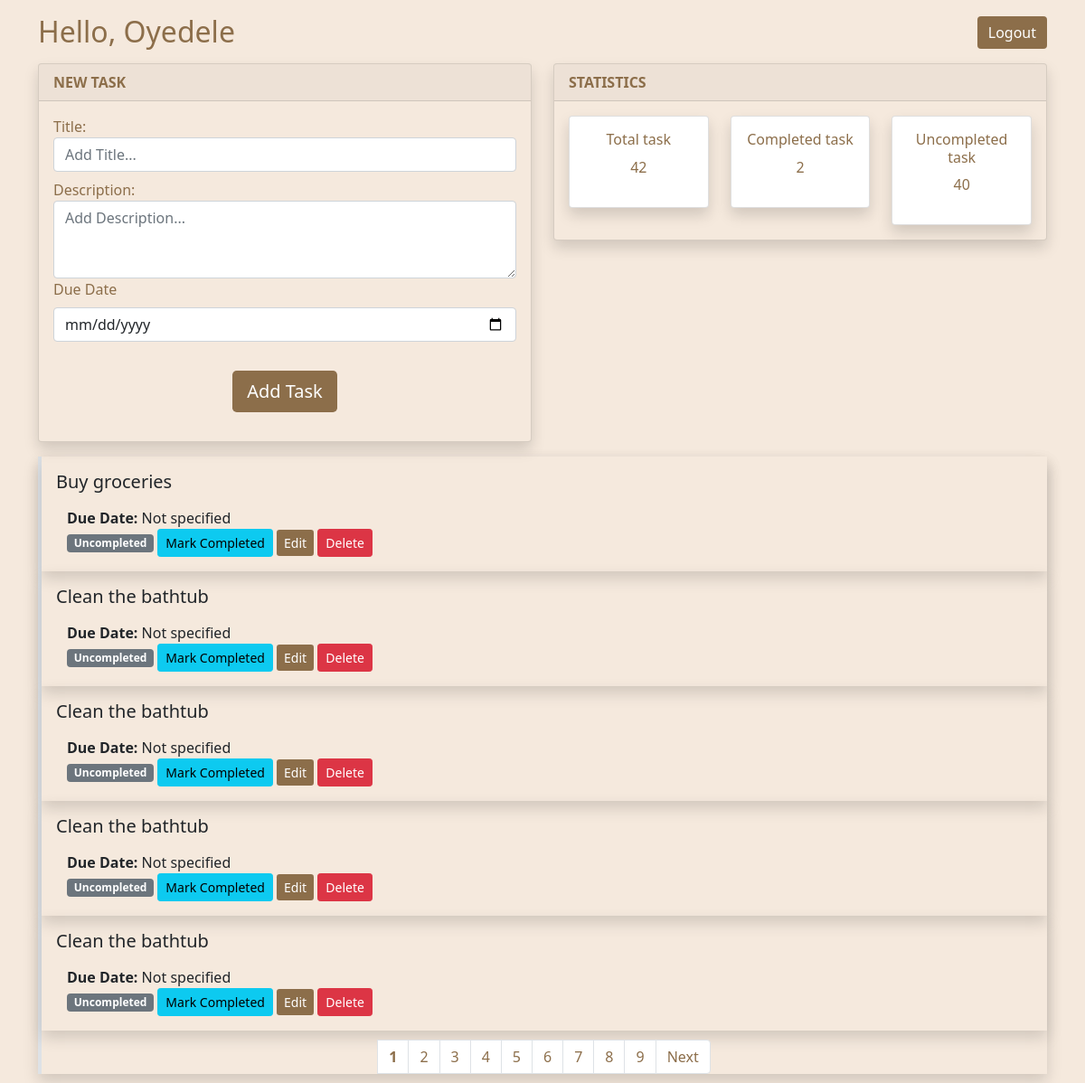
Page /list (signed in) on the committed database.
### database.py (models this page shows, shortened)
class Reg(db.Model, UserMixin):
    idd = db.Column(db.String, primary_key=True, default=lambda: str(uuid4()))
    last_name = db.Column(db.String(50), nullable=False)
    first_name = db.Column(db.String(50), nullable=False)
    email = db.Column(db.String(50), nullable=False, unique=True)
    password = db.Column(db.String(80), nullable=False)

class Todo(db.Model):
    id = db.Column(db.Integer, primary_key=True)
    reg_id = db.Column(db.String, db.ForeignKey('reg.idd'), nullable=False)
    title = db.Column(db.String(150), nullable=False)
    description = db.Column(db.String(500))
    complete = db.Column(db.Boolean, default=False)
    due_date = db.Column(db.Date)
    created_at = db.Column(db.DateTime, default=datetime.utcnow)

### app.py (the view)
@app.route('/list', methods=['GET', 'POST'])
@login_required
def list():
    if current_user.is_authenticated:
        todo_list = Todo.query.filter_by(reg_id=current_user.idd).order_by(Todo.created_at.desc()).all()
        total_todo = Todo.query.filter_by(reg_id=current_user.idd).count()
        completed_todo = Todo.query.filter_by(reg_id=current_user.idd).filter_by(complete=True).count()
        uncompleted_todo = Todo.query.filter_by(reg_id=current_user.idd).filter_by(complete=False).count()
        page = request.args.get('page', 1, type=int)
        per_page = 5
        start = (page - 1) * per_page
        end = start + per_page
        total_pages = (total_todo + per_page - 1) // per_page
        task_on_page = todo_list[start:end]
        return render_template('dashboard/list.html', **locals())
    else:
        flash('Please log in to access this page.', 'error')
        return redirect(url_for('login'))

### app.py (called while the page is built)
@login_manager.user_loader
def load_user(reg_idd):
    return Reg.query.get(str(reg_idd))

### templates/dashboard/list.html (shortened to what this page needs)
{% extends 'bootstrap/index.html' %}
{% block content %}
    <head>
        <link rel="stylesheet" type="text/css" href="{{ url_for('static', filename='styles.css') }}">
    </head>
    <div class="container">
        <div class="d-flex">
            <div class="flex-fill">
                <h2 class="mb-3 mt-3 custom-textt">Hello, {{ current_user.first_name }}</h2>
            </div>
            <div class="flex-shrink-1 align-content-end">
                <div class="mb-3 mt-3">
                    <a href="{{url_for('logout')}}" class="btn btn-secondary custom-bg">Logout</a>
                </div>
            </div>
        </div>
        <div class="row">
            <div class="col-md-6">
                <div class="card shadow bg custom-textt">
                    <div class="card-header"><b>NEW TASK</b></div>
                    <div class="card-body">
                        <form action="/add" class="mb-3" method="post">
                            <label for="">Title: </label>
                            <input class="form-control" type="text" name="title1" id="" placeholder="Add Title...">
                            <label class="mt-2" for="">Description: </label>
                            <textarea class="form-control" name="description1" id="description" rows="3"
                                placeholder="Add Description..."></textarea>
                            <div class="mb-3">
                                <label for="dueDateInput" class="form-label">Due Date</label>
                                <input type="date" class="form-control" id="dueDateInput" name="due_date">
                            </div>
                            <div class="col-md-12 text-center">
                                <input class="btn mt-3 btn-lg btn-secondary custom-bg" type="submit" value="Add Task">
                            </div>
                        </form>
                    </div>
                </div>
            </div>
            <div class="col-md-6">
                <div class="card shadow bg custom-textt">
                    <div class="card-header "><b>STATISTICS</b></div>
                    <div class="card-body">
                        <div class="row">
                            <div class="col-md-4">
                                <div class="card shadow">
                                    <div class="card-body text-center">
                                        <h6>Total task</h6>
                                        <p class="text-center">{{total_todo}}</p>
                                    </div>
                                </div>
                            </div>
                            <div class="col-md-4">
                                <div class="card shadow">
                                    <div class="card-body text-center">
                                        <h6>Completed task</h6>
                                        <p class="text-center">{{completed_todo }}</p>
                                    </div>
                                </div>
                            </div>
                            <div class="col-md-4">
                                <div class="card shadow">
                                    <div class="card-body text-center">
                                        <h6>Uncompleted task</h6>
                                        <p class="text-center">{{uncompleted_todo}}</p>
                                    </div>
                                </div>
                            </div>
                        </div>
                    </div>
                </div>
            </div>
        </div>
        <div class="border-start border-4 shadow mt-3">
            {% for todo in task_on_page %}
            <div class="card-body shadow">
                <h5 class="mb-0">{{ todo.title }}</h5>
                <p class="container-fluid mb-0"><b>Due Date:</b> {{ todo.due_date.strftime('%Y-%m-%d') if todo.due_date else 'Not specified' }}</p>
                <div class="container-fluid">
                    {% if todo.complete %}
                    <span class="badge bg-success">Completed</span>
                    {% else %}
                    <span class="badge bg-secondary">Uncompleted</span>
                    {% endif %}
                    <a class="btn btn-sm btn-info" href="/update/{{ todo.id }}">Mark Completed</a>
                    <button type="button" class="btn btn-sm btn-secondary custom-bg" data-bs-toggle="modal" data-bs-target="#editModal{{ todo.id }}">
                        Edit
                    </button>
                    <a class="btn btn-sm btn-danger" href="/delete/{{ todo.id }}">Delete</a>
                </div>
            </div>
            {% endfor %}
            <ul class="pagination pig">
                {% for num in range(1, total_pages + 1) %}
                <li class="page-item">
                    {% if num != page %}
                    <a class="page-link pig-li" href="{{ url_for('list', page=num) }}">{{ num }}</a>
                    {% else %}
                    <strong class="page-link pig-li">{{ num }}</strong>
                    {% endif %}
                </li>
                {% endfor %}
                <li class="page-item">
                    {% if page < total_pages %}
                        <a class="page-link pig-li" href="{{ url_for('list', page=page+1) }}">Next</a>
                    {% endif %}
                </li>
            </ul>
        </div>
    </div>
{% endblock %}

### templates/bootstrap/index.html (shortened to what this page needs)
<!doctype html>
<html lang="en">
<head>
    <link href="https://cdn.jsdelivr.net/npm/bootstrap@5.1.3/dist/css/bootstrap.min.css" rel="stylesheet"
>
</head>
<body>
    {% block content %} {% endblock %}
</body>
</html>

### static/styles.css (style rules this page uses)
body { background-color: rgb(245, 233, 221) !important; }
.custom-bg { background-color: rgb(140, 110, 74) !important; border: none !important; outline: none !important; }
.custom-textt { color: rgb(140, 110, 74) !important; }
.bg { background-color: rgb(245, 233, 221) !important; }
.pig { margin-top: 10px !important; margin-bottom: 10px !important; justify-content: center !important; }
.pig-li { color: rgb(140, 110, 74) !important; }

### rows in the picture
Reg: first_name "Oyedele"
Todo: title "Buy groceries", due_date "Not specified", complete "Uncompleted"
Todo: title "Clean the bathtub", due_date "Not specified", complete "Uncompleted"
Todo: title "Clean the bathtub", due_date "Not specified", complete "Uncompleted"
Todo: title "Clean the bathtub", due_date "Not specified", complete "Uncompleted"
Todo: title "Clean the bathtub", due_date "Not specified", complete "Uncompleted"

### other values in the picture
{{ total_todo }} "42"
{{ completed_todo }} "2"
{{ uncompleted_todo }} "40"
{{ num }} "1"
{{ num }} "2" "3" "4" "5" "6" "7" "8" "9"
